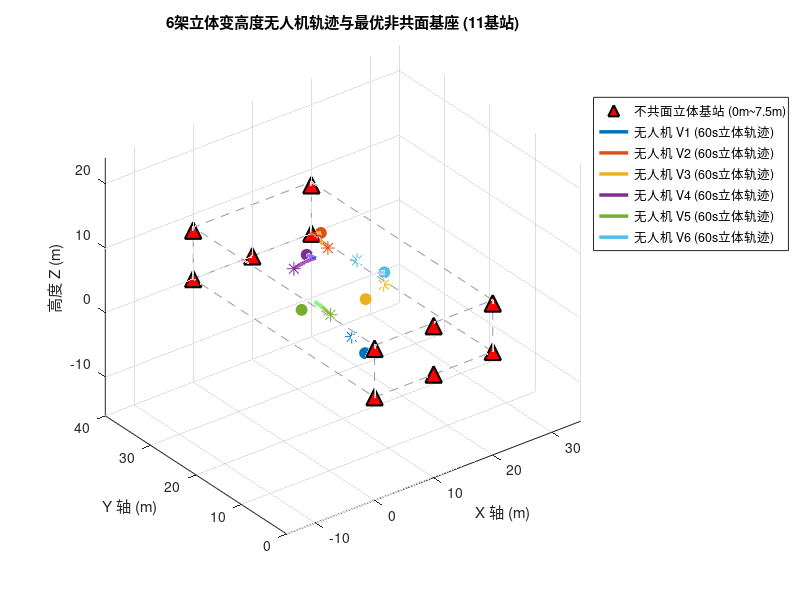

MATLAB code for this plot:
% =========================================================================
% generate_Low.m (80s 无人机 3D 协同定位数据一键单次生成脚本)
% 空间物理约束：20m x 40m x 8m (高度严格锁定在 2m ~ 7m 内，实现立体分层)
% 运行时间：80秒 (100Hz IMU 预测/变频更新，10Hz 固定频 UWB 同步观测)
% 数据保存路径：E:\SE3_MLKF\Data\Low\
% =========================================================================
clc; clear; close all;

%% 1. 用户指定单次生成的无人机和基站规模（可在此直接修改）
Vehicle_num = 6;                       % 指定单次生成的车辆/无人机规模 (范围: 4 - 12)


Anchor_num  = 11;                       % 指定单次生成的基站数目 (范围: 4 - 20)

% 参数合法性检验
if Vehicle_num < 4 || Vehicle_num > 12
    error('Vehicle_num 必须在 4 到 12 之间！');
end
if Anchor_num < 4 || Anchor_num > 20
    error('Anchor_num 必须在 4 到 20 之间！');
end

F_imu = 100;                                % IMU 采样频率 (100Hz)
F_uwb = 10;                                 % UWB 采样频率 (10Hz)
dt_imu = 1 / F_imu;        
dt_uwb = 1 / F_uwb;        
uwb_downsample_factor = round(dt_uwb / dt_imu); 
if mod(dt_uwb, dt_imu) ~= 0
    error('UWB 采样周期必须是 IMU 采样周期的整数倍！');
end

t_end = 60;                                 % 严格限定运行总时间为 60s
N_steps = round(t_end / dt_imu) + 1;        % 共计 6001 步

% 物理保存根目录
save_dir = 'E:\SE3_MLKF\Data\Low';

% 传感器高精噪声参数
IMU_noise_params.sigma_na  = 0.03;      
IMU_noise_params.sigma_nw  = 0.003;     
IMU_noise_params.sigma_ba  = 0.001;     
IMU_noise_params.sigma_bw  = 0.0001;    
UWB_noise_params.sigma_anc = 0.3;     
UWB_noise_params.sigma_rel = 0.3;  

%% 2. 20点最优不共面三维立体基站拓扑池
all_anchors_pool = [
     0,  0, 0;      % 1  (4基站基础：四角错层交叉)
    20,  0, 7.5;    % 2  
    20, 40, 0;      % 3  
     0, 40, 7.5;    % 4  
     0, 40, 0;      % 5  (5-8基站：补齐立体八角包围盒)
    20,  0, 0;      % 6  
    20, 40, 7.5;    % 7  
     0,  0, 7.5;    % 8  
    10,  0, 0;      % 9  (9-12基站：强化短边中点观测)
    10,  0, 7.5;    % 10 
    10, 40, 0;      % 11 
    10, 40, 7.5;    % 12 
     0, 20, 0;      % 13 (13-16基站：强化长边中点观测)
     0, 20, 7.5;    % 14 
    20, 20, 0;      % 15 
    20, 20, 7.5;    % 16 
     0, 10, 0;      % 17 (17-20基站：强化边缘覆盖度)
    20, 10, 7.5;    % 18 
     0, 30, 7.5;    % 19 
    20, 30, 0;      % 20 
];

%% 3. 12架无人机 40秒 空间均匀散乱分布的 3D 轨迹配置池 
% 格式：[X0, Y0, Z0, th0, turn_dir, t_turn_start]
% 优化设计：对转弯时间进行了合理缩减与重分布 (区间 10s ~ 30s)，使其契合 40s 总仿真时长
all_veh_configs = [
    3,   6,  3.0,  0,      1,  12;     % UAV1:  左下角区域 -> 朝东飞，12s后转弯向北
   17,  34,  3.9,  pi,     1,  18;     % UAV2:  右上角区域 -> 朝西飞，18s后转弯向南
   10,  15,  4.8,  pi/2,  -1,  15;     % UAV3:  中下部区域 -> 朝北飞，15s后转弯向西
   10,  28,  5.7, -pi/2,  -1,  20;     % UAV4:  中上部区域 -> 朝南飞，20s后转弯向东
    3,  20,  3.3,  0,     -1,  22;     % UAV5:  左中部区域 -> 朝东飞，22s后转弯向南
   17,  20,  4.2,  pi,    -1,  10;     % UAV6:  右中部区域 -> 朝西飞，10s后转弯向北
    3,  34,  3.6,  0,     -1,  25;     % UAV7:  左上角区域 -> 朝东飞，25s后转弯向南
   17,   6,  5.1,  pi,     1,  28;     % UAV8:  右下角区域 -> 朝西飞，28s后转弯向北
    7,  10,  5.4,  pi/2,   1,  14;     % UAV9:  内左下区域 -> 朝北飞，14s后转弯向西
   13,  30,  4.5, -pi/2,   1,  30;     % UAV10: 内右上区域 -> 朝南飞，30s后转弯向东
    7,  30,  6.0,  0,     -1,  11;     % UAV11: 内左上区域 -> 朝东飞，11s后转弯向南
   13,  10,  4.2,  pi,     1,  24;     % UAV12: 内右下区域 -> 朝西飞，24s后转弯向北
];
%% 4. 单次数据生产内核
anchors = all_anchors_pool(1 : Anchor_num, :);

fprintf('>>> [正在生成数据集] UAV规模: %2d 架 | 基站数量: %2d 个...\n', Vehicle_num, Anchor_num);

% --- Step 4.1: 解析级 3D 轨迹真值生成 ---
trajectories = struct();
v_mag = 0.1; % 设定无人机巡航水平速度

for n = 1 : Vehicle_num
    cfg = all_veh_configs(n, :);
    X0 = cfg(1); Y0 = cfg(2); Z0 = cfg(3);
    th0 = cfg(4); turn_dir = cfg(5); t_turn_start = cfg(6);
    t_turn_end = t_turn_start + 3; % 3秒完成转弯
    
    % 计算目标航向角
    th_t = th0 + turn_dir * pi/2;
    if th_t > pi,  th_t = th_t - 2*pi; end
    if th_t < -pi, th_t = th_t + 2*pi; end
    
    P_true = zeros(N_steps, 3);
    V_true = zeros(N_steps, 3);
    A_true = zeros(N_steps, 3);
    Theta_true = zeros(N_steps, 1);
    
    % 解析物理递推
    for k = 1 : N_steps
        t = (k-1) * dt_imu;
        
        % 1. 计算三维立体无人机高度 Z 轴柔和浮动真值 
        % 满足 Z(t) = Z0 + 0.5 * sin(0.05 * t) 
        z_k = Z0 + 0.5 * sin(0.05 * t);
        vz_k = 0.025 * cos(0.05 * t);
        az_k = -0.00125 * sin(0.05 * t);
        
        % 2. 区分水平分段运动
        if t < t_turn_start
            % A阶段：匀速直线
            th_k = th0;
            vx_k = v_mag * cos(th0);
            vy_k = v_mag * sin(th0);
            ax_k = 0; ay_k = 0;
            
            x_k = X0 + vx_k * t;
            y_k = Y0 + vy_k * t;
            
        elseif t >= t_turn_start && t <= t_turn_end
            % B阶段：原地高动态悬停转弯
            dt = t - t_turn_start;
            th_k = th0 + turn_dir * (pi/2)/3 * dt;
            vx_k = 0; vy_k = 0; % 原地转弯水平速度归零
            ax_k = 0; ay_k = 0;
            
            % 锁定转弯起始点
            x_k = X0 + (v_mag * cos(th0)) * t_turn_start;
            y_k = Y0 + (v_mag * sin(th0)) * t_turn_start;
            
        else
            % C阶段：转向后继续匀速直线
            dt_post = t - t_turn_end;
            th_k = th_t;
            vx_k = v_mag * cos(th_t);
            vy_k = v_mag * sin(th_t);
            ax_k = 0; ay_k = 0;
            
            % 累计转弯终点和后续直行距离
            x_turn_end = X0 + (v_mag * cos(th0)) * t_turn_start;
            y_turn_end = Y0 + (v_mag * sin(th0)) * t_turn_start;
            
            x_k = x_turn_end + vx_k * dt_post;
            y_k = y_turn_end + vy_k * dt_post;
        end
        
        % 3. 存储全维解析真值
        P_true(k, :) = [x_k, y_k, z_k];
        V_true(k, :) = [vx_k, vy_k, vz_k];
        A_true(k, :) = [ax_k, ay_k, az_k];
        Theta_true(k) = th_k;
    end
    
    % 4. 组装并保存真值
    v_name = sprintf('V%d', n);
    trajectories.(v_name).Time_true = (0 : dt_imu : t_end)';
    trajectories.(v_name).X_true = P_true(:, 1);
    trajectories.(v_name).Y_true = P_true(:, 2);
    trajectories.(v_name).Z_true = P_true(:, 3);
    trajectories.(v_name).Vx_true = V_true(:, 1);
    trajectories.(v_name).Vy_true = V_true(:, 2);
    trajectories.(v_name).Vz_true = V_true(:, 3);
    trajectories.(v_name).Theta_true = Theta_true;
    trajectories.(v_name).A_true = A_true;
    
    % 5. 组装解析姿态 R_true (3x3xN_steps)
    R_true = zeros(3, 3, N_steps);
    for k = 1 : N_steps
        th = Theta_true(k);
        R_true(:, :, k) = [cos(th), -sin(th), 0;
                           sin(th),  cos(th), 0;
                           0,         0,      1];
    end
    trajectories.(v_name).R_true = R_true;
end

% --- Step 4.2: 生产变频 IMU 测量信息 ---
for n = 1 : Vehicle_num
    v_name = sprintf('V%d', n);
    veh = trajectories.(v_name);
    
    theta_unwrapped = unwrap(veh.Theta_true);
    wz_true = gradient(theta_unwrapped, dt_imu);
    omega_body_ideal = [zeros(N_steps, 2), wz_true];
    
    a_body_ideal = zeros(N_steps, 3);
    g_vec = [0; 0; -9.81];
    for k = 1 : N_steps
        R_k = veh.R_true(:, :, k);
        a_world = veh.A_true(k, :)';
        a_body_ideal(k, :) = (R_k' * (a_world - g_vec))';
    end
    
    % 高仿真零偏游走产生
    ba_init = (rand(1, 3) - 0.5) * 0.1;    
    bw_init = (rand(1, 3) - 0.5) * 0.01;
    b_a = ba_init + cumsum(randn(N_steps, 3) * IMU_noise_params.sigma_ba * sqrt(dt_imu), 1);
    b_w = bw_init + cumsum(randn(N_steps, 3) * IMU_noise_params.sigma_bw * sqrt(dt_imu), 1);
    
    % 白噪声混合
    acc_m  = a_body_ideal + b_a + randn(N_steps, 3) * IMU_noise_params.sigma_na;
    gyro_m = omega_body_ideal + b_w + randn(N_steps, 3) * IMU_noise_params.sigma_nw;
    
    % 整合输出
    trajectories.(v_name).IMU_Time = veh.Time_true;
    trajectories.(v_name).IMU_acc_m = acc_m;
    trajectories.(v_name).IMU_gyro_m = gyro_m;
    trajectories.(v_name).IMU_bias_a_true = b_a;
    trajectories.(v_name).IMU_bias_w_true = b_w;
end

% --- Step 4.3: 生产 10Hz 同步 UWB 相对测距信号 ---
idx_uwb = 1 : uwb_downsample_factor : N_steps;
t_uwb = trajectories.V1.Time_true(idx_uwb);
N_uwb = length(t_uwb);

pos_true_uwb = zeros(N_uwb, 3, Vehicle_num);
for n = 1 : Vehicle_num
    v_name = sprintf('V%d', n);
    pos_true_uwb(:, 1, n) = trajectories.(v_name).X_true(idx_uwb);
    pos_true_uwb(:, 2, n) = trajectories.(v_name).Y_true(idx_uwb);
    pos_true_uwb(:, 3, n) = trajectories.(v_name).Z_true(idx_uwb);
end

for n = 1 : Vehicle_num
    v_name = sprintf('V%d', n);
    
    % A. 绝对基站测距
    UWB_Anchor = zeros(N_uwb, 1 + Anchor_num);
    UWB_Anchor(:, 1) = t_uwb;
    for a_idx_sub = 1 : Anchor_num
        dx = pos_true_uwb(:, 1, n) - anchors(a_idx_sub, 1);
        dy = pos_true_uwb(:, 2, n) - anchors(a_idx_sub, 2);
        dz = pos_true_uwb(:, 3, n) - anchors(a_idx_sub, 3);
        dist_true = sqrt(dx.^2 + dy.^2 + dz.^2);
        UWB_Anchor(:, 1 + a_idx_sub) = dist_true + randn(N_uwb, 1) * UWB_noise_params.sigma_anc;
    end
    trajectories.(v_name).UWB_Anchor = UWB_Anchor;
    
    % B. 去中心化车间相对测距
    UWB_Relative = zeros(N_uwb, 1 + Vehicle_num);
    UWB_Relative(:, 1) = t_uwb;
    for j = 1 : Vehicle_num
        if n == j
            UWB_Relative(:, 1 + j) = NaN;
        else
            dx = pos_true_uwb(:, 1, n) - pos_true_uwb(:, 1, j);
            dy = pos_true_uwb(:, 2, n) - pos_true_uwb(:, 2, j);
            dz = pos_true_uwb(:, 3, n) - pos_true_uwb(:, 3, j);
            dist_true = sqrt(dx.^2 + dy.^2 + dz.^2);
            UWB_Relative(:, 1 + j) = dist_true + randn(N_uwb, 1) * UWB_noise_params.sigma_rel;
        end
    end
    trajectories.(v_name).UWB_Relative = UWB_Relative;
end

% --- Step 4.4: 保存当前配置的数据集 ---
if ~exist(save_dir, 'dir')
    mkdir(save_dir);
end
trajectories_mat_name = sprintf('Trj_data_Veh%d_Anc%d_3D.mat', Vehicle_num, Anchor_num);
save_path = fullfile(save_dir, trajectories_mat_name);
save(save_path, 'trajectories', 'anchors', 'IMU_noise_params', 'UWB_noise_params', 'Vehicle_num', 'Anchor_num');
fprintf('  >> [生成成功] 无人机数据集已导出: %s\n', save_path);

%% 5. 轨迹可视化 (渲染当前单次仿真立体轨迹)
fprintf('\n正在进行三维立体轨迹可视化确认...\n');
figure('Name', 'Multi-UAV立体动态轨迹及立体不共面基站布设', 'Position', [150, 150, 850, 650]);
hold on; grid on; axis equal;
xlabel('X 轴 (m)'); ylabel('Y 轴 (m)'); zlabel('高度 Z (m)');
title(sprintf('%d架立体变高度无人机轨迹与最优非共面基座 (%d基站)', Vehicle_num, Anchor_num));

% 绘制 20m x 40m x 8m 立体边界框
line([0, 20, 20, 0, 0], [0, 0, 40, 40, 0], [0, 0, 0, 0, 0], 'Color', [0.6,0.6,0.6], 'LineStyle', '--');
line([0, 20, 20, 0, 0], [0, 0, 40, 40, 0], [8, 8, 8, 8, 8], 'Color', [0.6,0.6,0.6], 'LineStyle', '--');
for corner = [0, 20]
    for side = [0, 40]
        line([corner, corner], [side, side], [0, 8], 'Color', [0.6,0.6,0.6], 'LineStyle', '--');
    end
end

% 绘制立体基站
h_anchor = plot3(anchors(:,1), anchors(:,2), anchors(:,3), '^', 'MarkerSize', 12, ...
    'MarkerFaceColor', 'r', 'MarkerEdgeColor', 'k', 'LineWidth', 1.5, 'DisplayName', '不共面立体基站 (0m~7.5m)');

colors = lines(Vehicle_num);
h_traj = zeros(1, Vehicle_num);
for n = 1 : Vehicle_num
    v_data = trajectories.(sprintf('V%d', n));
    h_traj(n) = plot3(v_data.X_true, v_data.Y_true, v_data.Z_true, 'Color', colors(n,:), 'LineWidth', 2.5, ...
        'DisplayName', sprintf('无人机 V%d (60s立体轨迹)', n));
    % 标出起点和终点
    plot3(v_data.X_true(1), v_data.Y_true(1), v_data.Z_true(1), 'o', 'MarkerSize', 8, 'MarkerFaceColor', colors(n,:), 'Color', colors(n,:));
    plot3(v_data.X_true(end), v_data.Y_true(end), v_data.Z_true(end), '*', 'MarkerSize', 10, 'Color', colors(n,:));
end

view(3); 
legend([h_anchor, h_traj], 'Location', 'northeastoutside');
hold off;
